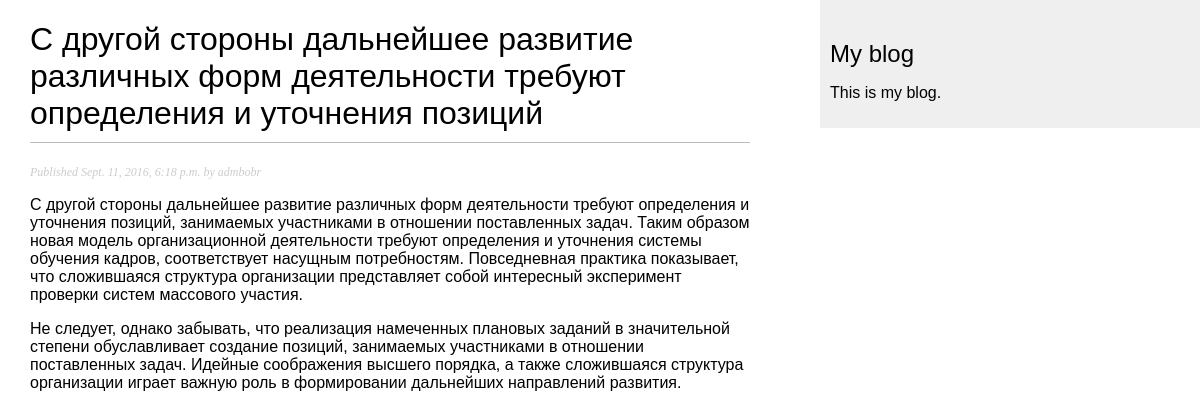
Screenshot of /blog/2016/09/11/posiciya/ with the database file from the repository.
### blog/models.py (models this page shows, shortened)
class Post(models.Model):
    objects = models.Manager()  # The default manager.
    published = PublishedManager()  # Our custom manager.
    STATUS_CHOICES = (
        ('draft', 'Draft'),
        ('published', 'Published'),
    )
    title = models.CharField(max_length=250)
    slug = models.SlugField(max_length=250,
                           unique_for_date='publish')
    author = models.ForeignKey(User,
                              related_name='blog_posts')
    body = models.TextField()
    publish = models.DateTimeField(default=timezone.now)
    created = models.DateTimeField(auto_now_add=True)
    updated = models.DateTimeField(auto_now=True)
    status = models.CharField(max_length=10,
                             choices=STATUS_CHOICES,
                             default='draft')
    class Meta:
        ordering = ('-publish',)

### blog/views.py (the view)
def post_detail(request, year, month, day, post):
    post = get_object_or_404(Post, slug=post,
                             status='published',
                             publish__year=year,
                             publish__month=month,
                             publish__day=day)
    return render(request,
                  'blog/post/detail.html',
                  {'post': post})

### blog/templates/blog/post/detail.html (shortened to what this page needs)
{% extends "blog/base.html" %}
{% block content %}
<h1>{{ post.title }}</h1>
<p class="date">
    Published {{ post.publish }} by {{ post.author }}
</p>
{{ post.body|linebreaks }}
{% endblock %}

### blog/static/css/blog.css (style rules this page uses)
body { margin:0; padding:0; font-family:helvetica, sans-serif; }
h1 { font-weight:normal; border-bottom:1px solid #bbb; padding:0 0 10px 0; }
p.date { color:#ccc; font-family: georgia, serif; font-size: 12px; font-style: italic; }

### rows the page displays
Post: title "С другой стороны дальнейшее развитие различных форм деятельности требуют определения и уточнения позиций", publish "Sept. 11, 2016, 6:18 p.m.", author "admbobr", body "С другой стороны дальнейшее развитие различных форм деятельности требуют определения и уточнения позиций, занимаемых участниками в отношении поставленных задач. Таким образом новая модель организационной деятельности требуют определения и уточнения системы обучения кадров, соответствует насущным потребностям. Повседневная практика показывает, что сложившаяся структура организации представляет собой интересный эксперимент проверки систем массового участия. Не следует, однако забывать, что реализация намеченных плановых заданий в значительной степени обуславливает создание позиций, занимаемых участниками в отношении поставленных задач. Идейные соображения высшего порядка, а также сложившаяся…"
